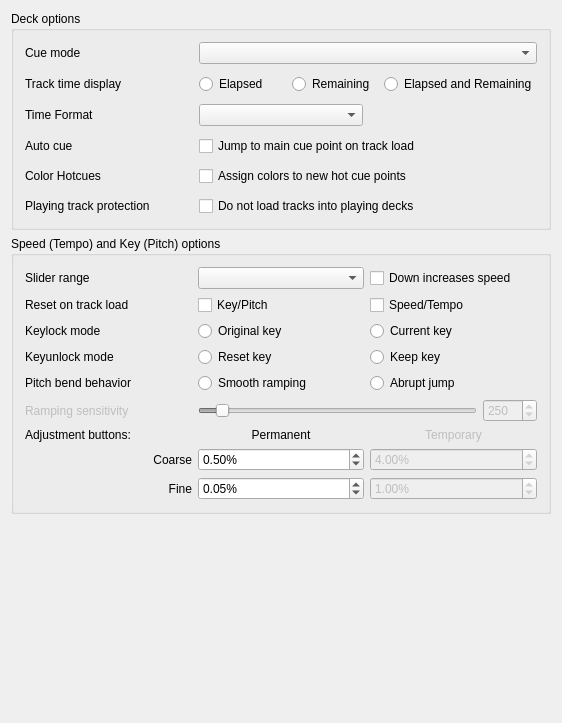
<?xml version="1.0" encoding="UTF-8"?>
<ui version="4.0">
 <class>DlgPrefDeckDlg</class>
 <widget class="QWidget" name="DlgPrefDeckDlg">
  <property name="geometry">
   <rect>
    <x>0</x>
    <y>0</y>
    <width>562</width>
    <height>723</height>
   </rect>
  </property>
  <property name="windowTitle">
   <string>Deck Preferences</string>
  </property>
  <layout class="QGridLayout" name="gridLayout_3">
   <item row="0" column="0">
    <widget class="QGroupBox" name="groupBoxDeckOptions">
     <property name="title">
      <string>Deck options</string>
     </property>
     <layout class="QGridLayout" name="GridLayout1">
      <property name="spacing">
       <number>10</number>
      </property>
      <item row="3" column="0">
       <widget class="QLabel" name="labelAutoCue">
        <property name="text">
         <string>Auto cue</string>
        </property>
        <property name="buddy">
         <cstring>checkBoxSeekToCue</cstring>
        </property>
       </widget>
      </item>
      <item row="4" column="0">
       <widget class="QLabel" name="labelAutoHotcueColors">
        <property name="text">
          <string>Color Hotcues</string>
        </property>
        <property name="buddy">
         <cstring>checkBoxAssignHotcueColors</cstring>
        </property>
       </widget>
      </item>
      <item row="1" column="0">
       <widget class="QLabel" name="labelPositionDisplay">
        <property name="enabled">
         <bool>true</bool>
        </property>
        <property name="font">
         <font/>
        </property>
        <property name="text">
         <string>Track time display</string>
        </property>
        <property name="wordWrap">
         <bool>false</bool>
        </property>
        <property name="buddy">
         <cstring>radioButtonElapsed</cstring>
        </property>
       </widget>
      </item>
      <item row="5" column="1" colspan="2">
       <widget class="QCheckBox" name="checkBoxDisallowLoadToPlayingDeck">
        <property name="text">
         <string>Do not load tracks into playing decks</string>
        </property>
       </widget>
      </item>
      <item row="3" column="1" colspan="2">
       <widget class="QCheckBox" name="checkBoxSeekToCue">
        <property name="toolTip">
         <string>Automatically seeks to the first saved cue point on track load.
            If none exists, seeks to the beginning of the track.</string>
        </property>
        <property name="text">
         <string>Jump to main cue point on track load</string>
        </property>
       </widget>
      </item>
      <item row="4" column="1" colspan="2">
       <widget class="QCheckBox" name="checkBoxAssignHotcueColors">
        <property name="toolTip">
        <string>Automatically assigns a color to a new hot cue point, based on
            its index.</string>
        </property>
        <property name="text">
         <string>Assign colors to new hot cue points</string>
        </property>
       </widget>
      </item>
      <item row="1" column="1" colspan="2">
       <layout class="QHBoxLayout" name="horizontalLayout">
        <item>
         <widget class="QRadioButton" name="radioButtonElapsed">
          <property name="text">
           <string>Elapsed</string>
          </property>
          <attribute name="buttonGroup">
           <string notr="true">buttonGroupTrackTime</string>
          </attribute>
         </widget>
        </item>
        <item>
         <widget class="QRadioButton" name="radioButtonRemaining">
          <property name="text">
           <string>Remaining</string>
          </property>
          <attribute name="buttonGroup">
           <string notr="true">buttonGroupTrackTime</string>
          </attribute>
         </widget>
        </item>
        <item>
         <widget class="QRadioButton" name="radioButtonElapsedAndRemaining">
          <property name="text">
           <string>Elapsed and Remaining</string>
          </property>
          <attribute name="buttonGroup">
           <string notr="true">buttonGroupTrackTime</string>
          </attribute>
         </widget>
        </item>
       </layout>
      </item>
      <item row="0" column="0">
       <widget class="QLabel" name="labelCueMode">
        <property name="text">
         <string>Cue mode</string>
        </property>
        <property name="openExternalLinks">
         <bool>true</bool>
        </property>
        <property name="buddy">
         <cstring>ComboBoxCueMode</cstring>
        </property>
       </widget>
      </item>
      <item row="0" column="1" colspan="2">
       <widget class="QComboBox" name="ComboBoxCueMode">
        <property name="toolTip">
         <string>Mixxx mode:
- Cue button while pause at cue point = preview
- Cue button while pause not at cue point = set cue point
- Cue button while playing = pause at cue point
Mixxx mode (no blinking):
- Same as Mixxx mode but with no blinking indicators
Pioneer mode:
- Same as Mixxx mode with a flashing play button
Denon mode:
- Cue button at cue point = preview
- Cue button not at cue point = pause at cue point
- Play = set cue point
Numark mode:
- Same as Denon mode, but without a flashing play button
CUP mode:
- Cue button while pause at cue point = play after release
- Cue button while pause not at cue point = set cue point and play after release
- Cue button while playing = go to cue point and play after release
</string>
        </property>
       </widget>
      </item>
      <item row="5" column="0">
       <widget class="QLabel" name="labelPlayingTrackProtection">
        <property name="text">
         <string>Playing track protection</string>
        </property>
        <property name="buddy">
         <cstring>checkBoxDisallowLoadToPlayingDeck</cstring>
        </property>
       </widget>
      </item>
      <item row="2" column="0">
       <widget class="QLabel" name="labelTimeDisplay">
        <property name="text">
         <string>Time Format</string>
        </property>
       </widget>
      </item>
      <item row="2" column="1">
       <widget class="QComboBox" name="comboBoxTimeFormat"/>
      </item>
     </layout>
    </widget>
   </item>
   <item row="1" column="0">
    <widget class="QGroupBox" name="groupBoxSpeedPitchOptions">
     <property name="title">
      <string>Speed (Tempo) and Key (Pitch) options</string>
     </property>
     <layout class="QGridLayout" name="gridLayout_7">
      <item row="0" column="0">
       <layout class="QGridLayout" name="GridLayoutSpeedOptions">
        <item row="7" column="1">
         <widget class="QDoubleSpinBox" name="spinBoxPermanentRateCoarse">
          <property name="toolTip">
           <string>Permanent rate change when left-clicking</string>
          </property>
          <property name="accelerated">
           <bool>true</bool>
          </property>
          <property name="suffix">
           <string>%</string>
          </property>
          <property name="decimals">
           <number>2</number>
          </property>
          <property name="minimum">
           <double>0.010000000000000</double>
          </property>
          <property name="maximum">
           <double>10.000000000000000</double>
          </property>
          <property name="singleStep">
           <double>0.010000000000000</double>
          </property>
          <property name="value">
           <double>0.500000000000000</double>
          </property>
         </widget>
        </item>
        <item row="8" column="1">
         <widget class="QDoubleSpinBox" name="spinBoxPermanentRateFine">
          <property name="toolTip">
           <string>Permanent rate change when right-clicking</string>
          </property>
          <property name="accelerated">
           <bool>true</bool>
          </property>
          <property name="suffix">
           <string>%</string>
          </property>
          <property name="decimals">
           <number>2</number>
          </property>
          <property name="minimum">
           <double>0.010000000000000</double>
          </property>
          <property name="maximum">
           <double>10.000000000000000</double>
          </property>
          <property name="singleStep">
           <double>0.010000000000000</double>
          </property>
          <property name="value">
           <double>0.050000000000000</double>
          </property>
         </widget>
        </item>
        <item row="1" column="0">
         <widget class="QLabel" name="labelSpeedPitchReset">
          <property name="text">
           <string>Reset on track load</string>
          </property>
          <property name="buddy">
           <cstring>checkBoxResetPitch</cstring>
          </property>
         </widget>
        </item>
        <item row="2" column="2">
         <widget class="QRadioButton" name="radioButtonCurrentKey">
          <property name="text">
           <string>Current key</string>
          </property>
          <attribute name="buttonGroup">
           <string notr="true">buttonGroupKeyLockMode</string>
          </attribute>
         </widget>
        </item>
        <item row="8" column="2">
         <widget class="QDoubleSpinBox" name="spinBoxTemporaryRateFine">
          <property name="enabled">
           <bool>false</bool>
          </property>
          <property name="toolTip">
           <string>Temporary rate change when right-clicking</string>
          </property>
          <property name="accelerated">
           <bool>true</bool>
          </property>
          <property name="suffix">
           <string>%</string>
          </property>
          <property name="decimals">
           <number>2</number>
          </property>
          <property name="minimum">
           <double>0.010000000000000</double>
          </property>
          <property name="maximum">
           <double>10.000000000000000</double>
          </property>
          <property name="singleStep">
           <double>0.010000000000000</double>
          </property>
          <property name="value">
           <double>1.000000000000000</double>
          </property>
         </widget>
        </item>
        <item row="6" column="1">
         <widget class="QLabel" name="labelSpeedPermanent">
          <property name="text">
           <string>Permanent</string>
          </property>
          <property name="alignment">
           <set>Qt::AlignCenter</set>
          </property>
         </widget>
        </item>
        <item row="5" column="1" colspan="2">
         <layout class="QHBoxLayout" name="horizontalLayout_2">
          <item>
           <widget class="QSlider" name="SliderRateRampSensitivity">
            <property name="enabled">
             <bool>false</bool>
            </property>
            <property name="minimum">
             <number>100</number>
            </property>
            <property name="maximum">
             <number>2500</number>
            </property>
            <property name="singleStep">
             <number>50</number>
            </property>
            <property name="value">
             <number>250</number>
            </property>
            <property name="orientation">
             <enum>Qt::Horizontal</enum>
            </property>
           </widget>
          </item>
          <item>
           <widget class="QSpinBox" name="SpinBoxRateRampSensitivity">
            <property name="enabled">
             <bool>false</bool>
            </property>
            <property name="toolTip">
             <string>Value in milliseconds</string>
            </property>
            <property name="minimum">
             <number>100</number>
            </property>
            <property name="maximum">
             <number>2500</number>
            </property>
            <property name="singleStep">
             <number>1</number>
            </property>
            <property name="value">
             <number>250</number>
            </property>
           </widget>
          </item>
         </layout>
        </item>
        <item row="6" column="2">
         <widget class="QLabel" name="labelSpeedTemporary">
          <property name="enabled">
           <bool>false</bool>
          </property>
          <property name="text">
           <string>Temporary</string>
          </property>
          <property name="alignment">
           <set>Qt::AlignCenter</set>
          </property>
         </widget>
        </item>
        <item row="2" column="0">
         <widget class="QLabel" name="labelKeylockMode">
          <property name="text">
           <string>Keylock mode</string>
          </property>
          <property name="buddy">
           <cstring>radioButtonOriginalKey</cstring>
          </property>
         </widget>
        </item>
        <item row="5" column="0">
         <widget class="QLabel" name="labelSpeedRampSensitivity">
          <property name="enabled">
           <bool>false</bool>
          </property>
          <property name="text">
           <string>Ramping sensitivity</string>
          </property>
          <property name="buddy">
           <cstring>SliderRateRampSensitivity</cstring>
          </property>
         </widget>
        </item>
        <item row="4" column="0">
         <widget class="QLabel" name="labelSpeedBendBehavior">
          <property name="text">
           <string>Pitch bend behavior</string>
          </property>
          <property name="buddy">
           <cstring>radioButtonRateRampModeStepping</cstring>
          </property>
         </widget>
        </item>
        <item row="2" column="1">
         <widget class="QRadioButton" name="radioButtonOriginalKey">
          <property name="text">
           <string>Original key</string>
          </property>
          <attribute name="buttonGroup">
           <string notr="true">buttonGroupKeyLockMode</string>
          </attribute>
         </widget>
        </item>
        <item row="7" column="2">
         <widget class="QDoubleSpinBox" name="spinBoxTemporaryRateCoarse">
          <property name="enabled">
           <bool>false</bool>
          </property>
          <property name="toolTip">
           <string>Temporary rate change when left-clicking</string>
          </property>
          <property name="accelerated">
           <bool>true</bool>
          </property>
          <property name="suffix">
           <string>%</string>
          </property>
          <property name="decimals">
           <number>2</number>
          </property>
          <property name="minimum">
           <double>0.010000000000000</double>
          </property>
          <property name="maximum">
           <double>10.000000000000000</double>
          </property>
          <property name="singleStep">
           <double>0.010000000000000</double>
          </property>
          <property name="value">
           <double>4.000000000000000</double>
          </property>
         </widget>
        </item>
        <item row="1" column="2">
         <widget class="QCheckBox" name="checkBoxResetSpeed">
          <property name="text">
           <string>Speed/Tempo</string>
          </property>
          <attribute name="buttonGroup">
           <string notr="true">buttonGroupSpeedPitchReset</string>
          </attribute>
         </widget>
        </item>
        <item row="1" column="1">
         <widget class="QCheckBox" name="checkBoxResetPitch">
          <property name="text">
           <string>Key/Pitch</string>
          </property>
          <attribute name="buttonGroup">
           <string notr="true">buttonGroupSpeedPitchReset</string>
          </attribute>
         </widget>
        </item>
        <item row="6" column="0">
         <widget class="QLabel" name="labelSpeedAdjustment">
          <property name="text">
           <string>Adjustment buttons:</string>
          </property>
         </widget>
        </item>
        <item row="7" column="0">
         <widget class="QLabel" name="labelSpeedCoarse">
          <property name="enabled">
           <bool>true</bool>
          </property>
          <property name="font">
           <font/>
          </property>
          <property name="toolTip">
           <string/>
          </property>
          <property name="text">
           <string>Coarse</string>
          </property>
          <property name="alignment">
           <set>Qt::AlignRight|Qt::AlignTrailing|Qt::AlignVCenter</set>
          </property>
          <property name="wordWrap">
           <bool>false</bool>
          </property>
          <property name="buddy">
           <cstring>spinBoxPermanentRateCoarse</cstring>
          </property>
         </widget>
        </item>
        <item row="8" column="0">
         <widget class="QLabel" name="labelSpeedFine">
          <property name="enabled">
           <bool>true</bool>
          </property>
          <property name="font">
           <font/>
          </property>
          <property name="toolTip">
           <string/>
          </property>
          <property name="text">
           <string>Fine</string>
          </property>
          <property name="alignment">
           <set>Qt::AlignRight|Qt::AlignTrailing|Qt::AlignVCenter</set>
          </property>
          <property name="wordWrap">
           <bool>false</bool>
          </property>
          <property name="buddy">
           <cstring>spinBoxPermanentRateFine</cstring>
          </property>
         </widget>
        </item>
        <item row="0" column="2">
         <widget class="QCheckBox" name="checkBoxInvertSpeedSlider">
          <property name="toolTip">
           <string>Make the speed sliders work like those on DJ turntables and CDJs where moving downward increases the speed</string>
          </property>
          <property name="text">
           <string>Down increases speed</string>
          </property>
         </widget>
        </item>
        <item row="0" column="0">
         <widget class="QLabel" name="labelSpeedSliderrange">
          <property name="enabled">
           <bool>true</bool>
          </property>
          <property name="font">
           <font/>
          </property>
          <property name="text">
           <string>Slider range</string>
          </property>
          <property name="wordWrap">
           <bool>false</bool>
          </property>
          <property name="buddy">
           <cstring>ComboBoxRateRange</cstring>
          </property>
         </widget>
        </item>
        <item row="0" column="1">
         <widget class="QComboBox" name="ComboBoxRateRange">
          <property name="font">
           <font/>
          </property>
          <property name="toolTip">
           <string>Adjusts the range of the speed (Vinyl &quot;Pitch&quot;) slider.</string>
          </property>
         </widget>
        </item>
        <item row="4" column="2">
         <widget class="QRadioButton" name="radioButtonRateRampModeStepping">
          <property name="text">
           <string>Abrupt jump</string>
          </property>
          <attribute name="buttonGroup">
           <string notr="true">buttonGroupSpeedBendBehavior</string>
          </attribute>
         </widget>
        </item>
        <item row="4" column="1">
         <widget class="QRadioButton" name="radioButtonRateRampModeLinear">
          <property name="toolTip">
           <string>Smoothly adjusts deck speed when temporary change buttons are held down</string>
          </property>
          <property name="text">
           <string>Smooth ramping</string>
          </property>
          <attribute name="buttonGroup">
           <string notr="true">buttonGroupSpeedBendBehavior</string>
          </attribute>
         </widget>
        </item>
        <item row="3" column="0">
         <widget class="QLabel" name="labelKeyunlockMode">
          <property name="text">
           <string>Keyunlock mode</string>
          </property>
         </widget>
        </item>
        <item row="3" column="1">
         <widget class="QRadioButton" name="radioButtonResetUnlockedKey">
          <property name="text">
           <string>Reset key</string>
          </property>
          <attribute name="buttonGroup">
           <string notr="true">buttonGroupKeyUnlockMode</string>
          </attribute>
         </widget>
        </item>
        <item row="3" column="2">
         <widget class="QRadioButton" name="radioButtonKeepUnlockedKey">
          <property name="text">
           <string>Keep key</string>
          </property>
          <attribute name="buttonGroup">
           <string notr="true">buttonGroupKeyUnlockMode</string>
          </attribute>
         </widget>
        </item>
       </layout>
      </item>
     </layout>
    </widget>
   </item>
   <item row="2" column="0">
    <spacer name="verticalSpacer">
     <property name="orientation">
      <enum>Qt::Vertical</enum>
     </property>
     <property name="sizeHint" stdset="0">
      <size>
       <width>20</width>
       <height>40</height>
      </size>
     </property>
    </spacer>
   </item>
  </layout>
 </widget>
 <layoutdefault spacing="6" margin="11"/>
 <tabstops>
  <tabstop>ComboBoxCueMode</tabstop>
  <tabstop>radioButtonElapsed</tabstop>
  <tabstop>radioButtonRemaining</tabstop>
  <tabstop>radioButtonElapsedAndRemaining</tabstop>
  <tabstop>checkBoxSeekToCue</tabstop>
  <tabstop>checkBoxDisallowLoadToPlayingDeck</tabstop>
  <tabstop>ComboBoxRateRange</tabstop>
  <tabstop>checkBoxInvertSpeedSlider</tabstop>
  <tabstop>checkBoxResetPitch</tabstop>
  <tabstop>checkBoxResetSpeed</tabstop>
  <tabstop>radioButtonOriginalKey</tabstop>
  <tabstop>radioButtonCurrentKey</tabstop>
  <tabstop>radioButtonResetUnlockedKey</tabstop>
  <tabstop>radioButtonKeepUnlockedKey</tabstop>
  <tabstop>radioButtonRateRampModeLinear</tabstop>
  <tabstop>radioButtonRateRampModeStepping</tabstop>
  <tabstop>SliderRateRampSensitivity</tabstop>
  <tabstop>SpinBoxRateRampSensitivity</tabstop>
  <tabstop>spinBoxPermanentRateCoarse</tabstop>
  <tabstop>spinBoxPermanentRateFine</tabstop>
  <tabstop>spinBoxTemporaryRateCoarse</tabstop>
  <tabstop>spinBoxTemporaryRateFine</tabstop>
 </tabstops>
 <resources/>
 <connections>
  <connection>
   <sender>SliderRateRampSensitivity</sender>
   <signal>valueChanged(int)</signal>
   <receiver>SpinBoxRateRampSensitivity</receiver>
   <slot>setValue(int)</slot>
   <hints>
    <hint type="sourcelabel">
     <x>372</x>
     <y>442</y>
    </hint>
    <hint type="destinationlabel">
     <x>437</x>
     <y>445</y>
    </hint>
   </hints>
  </connection>
  <connection>
   <sender>SpinBoxRateRampSensitivity</sender>
   <signal>valueChanged(int)</signal>
   <receiver>SliderRateRampSensitivity</receiver>
   <slot>setValue(int)</slot>
   <hints>
    <hint type="sourcelabel">
     <x>437</x>
     <y>445</y>
    </hint>
    <hint type="destinationlabel">
     <x>372</x>
     <y>442</y>
    </hint>
   </hints>
  </connection>
  <connection>
   <sender>radioButtonRateRampModeLinear</sender>
   <signal>toggled(bool)</signal>
   <receiver>labelSpeedRampSensitivity</receiver>
   <slot>setEnabled(bool)</slot>
   <hints>
    <hint type="sourcelabel">
     <x>438</x>
     <y>417</y>
    </hint>
    <hint type="destinationlabel">
     <x>117</x>
     <y>446</y>
    </hint>
   </hints>
  </connection>
  <connection>
   <sender>radioButtonRateRampModeLinear</sender>
   <signal>toggled(bool)</signal>
   <receiver>SliderRateRampSensitivity</receiver>
   <slot>setEnabled(bool)</slot>
   <hints>
    <hint type="sourcelabel">
     <x>438</x>
     <y>417</y>
    </hint>
    <hint type="destinationlabel">
     <x>372</x>
     <y>442</y>
    </hint>
   </hints>
  </connection>
  <connection>
   <sender>radioButtonRateRampModeLinear</sender>
   <signal>toggled(bool)</signal>
   <receiver>SpinBoxRateRampSensitivity</receiver>
   <slot>setEnabled(bool)</slot>
   <hints>
    <hint type="sourcelabel">
     <x>438</x>
     <y>417</y>
    </hint>
    <hint type="destinationlabel">
     <x>437</x>
     <y>445</y>
    </hint>
   </hints>
  </connection>
  <connection>
   <sender>radioButtonRateRampModeStepping</sender>
   <signal>toggled(bool)</signal>
   <receiver>labelSpeedTemporary</receiver>
   <slot>setEnabled(bool)</slot>
   <hints>
    <hint type="sourcelabel">
     <x>263</x>
     <y>417</y>
    </hint>
    <hint type="destinationlabel">
     <x>438</x>
     <y>467</y>
    </hint>
   </hints>
  </connection>
  <connection>
   <sender>radioButtonRateRampModeStepping</sender>
   <signal>toggled(bool)</signal>
   <receiver>spinBoxTemporaryRateCoarse</receiver>
   <slot>setEnabled(bool)</slot>
   <hints>
    <hint type="sourcelabel">
     <x>263</x>
     <y>417</y>
    </hint>
    <hint type="destinationlabel">
     <x>438</x>
     <y>493</y>
    </hint>
   </hints>
  </connection>
  <connection>
   <sender>radioButtonRateRampModeStepping</sender>
   <signal>toggled(bool)</signal>
   <receiver>spinBoxTemporaryRateFine</receiver>
   <slot>setEnabled(bool)</slot>
   <hints>
    <hint type="sourcelabel">
     <x>263</x>
     <y>417</y>
    </hint>
    <hint type="destinationlabel">
     <x>438</x>
     <y>521</y>
    </hint>
   </hints>
  </connection>
 </connections>
 <buttongroups>
  <buttongroup name="buttonGroupSpeedPitchReset">
   <property name="exclusive">
    <bool>false</bool>
   </property>
  </buttongroup>
  <buttongroup name="buttonGroupKeyLockMode"/>
  <buttongroup name="buttonGroupKeyUnlockMode"/>
  <buttongroup name="buttonGroupTrackTime"/>
  <buttongroup name="buttonGroupSpeedBendBehavior"/>
 </buttongroups>
</ui>
